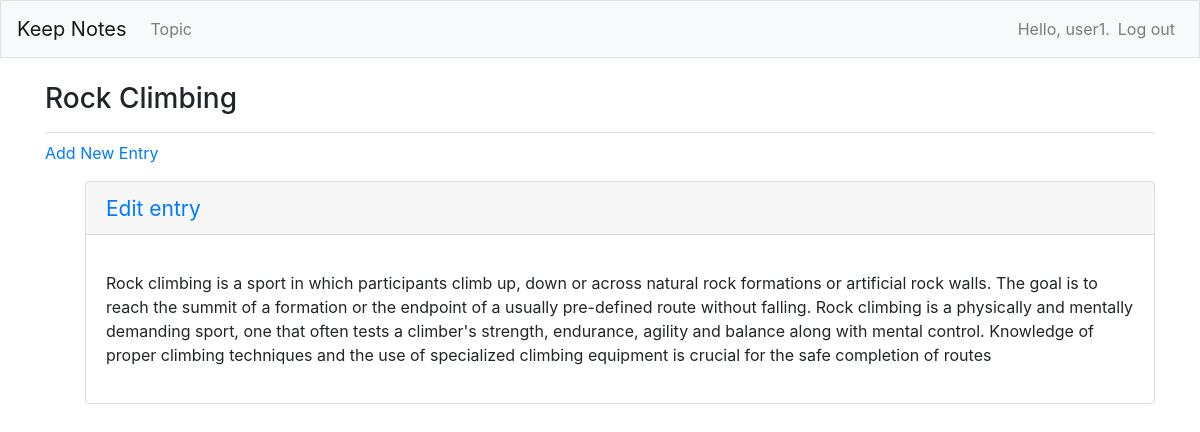
The page /topics/2/ (signed in) on the database its author committed.
### learning_logs/models.py (models this page shows, shortened)
class Topic(models.Model):
    text = models.CharField(max_length=200)
    date_added = models.DateTimeField(auto_now_add=True)
    owner = models.ForeignKey(User, on_delete=models.CASCADE)
    def __str__(self):
    	return self.text

class Entry(models.Model):
    topic = models.ForeignKey(Topic, on_delete=models.CASCADE)
    text = models.TextField()
    date_added = models.DateTimeField(auto_now_add=True)
    class Meta:
        verbose_name_plural = 'entries'

### learning_logs/views.py (the view)
# urls.py: path('topics/<int:topic_id>/', views.topic, name='topic'),
@login_required
def topic(request, topic_id):
	topic = Topic.objects.get(id=topic_id)
	if topic.owner != request.user:
		raise Http404
	entries = topic.entry_set.order_by('-date_added')
	context = {'topic': topic, 'entries': entries}
	return render(request, 'learning_logs/topic.html', context)

### learning_logs/templates/learning_logs/topic.html (shortened to what this page needs)
{% extends 'learning_logs/base.html' %}
{% block page_header %}
	<h3>{{ topic }}</h3>
{% endblock page_header %}
{% block content %}
<p>
	<a href="{% url "learning_logs:new_entry" topic.id %}">Add New Entry</a>
</p>
<ul>
	{% for entry in entries %}
		<div class="card md-3">
			<h4 class="card-header">
        	    <small><a href="{% url "learning_logs:edit_entry" entry.id %}">Edit entry</a></small>
            </h4>
        	<div class="card-body">
        		<p>{{ entry.text|linebreaks }}</p>
        	</div>
        </div><br>
	{% empty %}
		<p>There is no entries for this topic</p>
	{% endfor %}
</ul>
{% endblock content %}

### learning_logs/templates/learning_logs/base.html (shortened to what this page needs)
{% load bootstrap4 %}
{% load static %}
<!DOCTYPE html>
<html>
<head>
	{% bootstrap_css %}
</head>
<body>
<nav class="navbar navbar-expand-md navbar-light bg-light mb-4 border">
	<a class="navbar-brand" href="{% url "learning_logs:index" %}">Keep Notes</a>
	<div class="collapse navbar-collapse" id="navbarCollapse">
		<ul class="navbar-nav mr-auto">
			<li class="nav-item">
				<a class="nav-link" href="{% url "learning_logs:topics" %}">Topic</a>
			</li>
		</ul>
	<ul class="navbar-nav ml-auto">
	{% if user.is_authenticated %}
		<li class="nav-item">
			<span class="navbar-text">Hello, {{ user.username }}.</span>
		</li>
		<li class="nav-item">
			<a class="nav-link" href="{% url 'users:logout' %}">Log out</a>
		</li>
	{% endif %}
	</ul>
	</div>
</nav>
<main role="main" class="container">
	<div class="pb-2 mb-2 border-bottom">
		{% block page_header %}{% endblock page_header %}
	</div>
	<div>
		{% block content %}{% endblock content %}
	</div>
</main>
</body>
</html>

### rows shown on the page
Topic: text "Rock Climbing"
Entry: text "Rock climbing is a sport in which participants climb up, down or across natural rock formations or artificial rock walls. The goal is to reach the summit of a formation or the endpoint of a usually pre-defined route without falling. Rock climbing is a physically and mentally demanding sport, one that often tests a climber's strength, endurance, agility and balance along with mental control. Knowledge of proper climbing techniques and the use of specialized climbing equipment is crucial for the safe completion of routes"

### other values the page prints
{{ user.username }} "user1"
